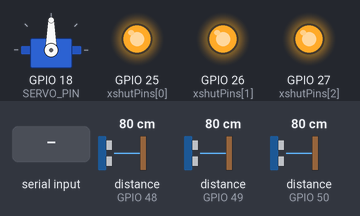
A sketch run on a simulated ESP32. Parts: servo, output pins drawn as LEDs (lit = HIGH). The inputs (shaded band) are chosen by the test bench; at power-on: distance to the obstacle (sensors on GPIO 48, GPIO 49, GPIO 50) 80 cm. What the sketch prints to the serial monitor is not drawn.

Above: at 1.4 s.
1.5 s: "start\n" received over Serial
At 2.8 s:
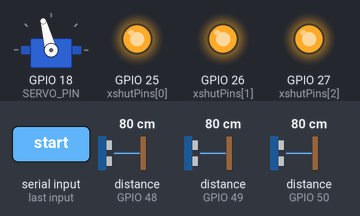
3.2 s: "a90\n" received over Serial
At 3.7 s:
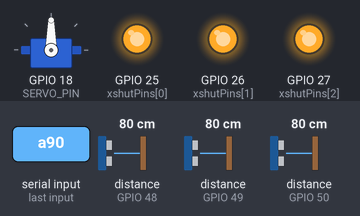
4.7 s: "a,45\n" received over Serial
At 5.9 s:
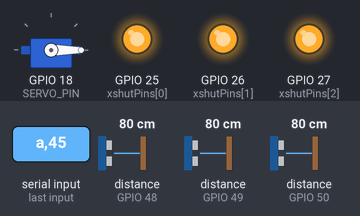
Timing chart, 0 to 7.7 s (numbered marks = the images above; inputs shaded):
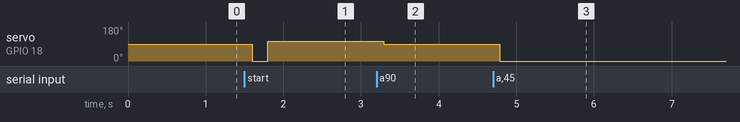

Measured:
- after the input at 1.5 s, servo on GPIO 18 (SERVO_PIN): 90° → 0° after 0.10 s, → 105° 0.20 s later
- after the input at 3.2 s, servo on GPIO 18 (SERVO_PIN): 105° → 90° after 0.09 s
- after the input at 4.7 s, servo on GPIO 18 (SERVO_PIN): 90° → 0° after 0.09 s

The sketch:

ESP32_code.ino
```cpp
#include <Wire.h>
#include <Adafruit_VL53L0X.h>
#include <ESP32Servo.h>

#define NUM_SENSORS 3
#define SERVO_PIN   18

#define FILTER_WINDOW 3

const uint8_t xshutPins[NUM_SENSORS] = {25, 26, 27};

const uint8_t sensorAddr[NUM_SENSORS] = {0x30, 0x31, 0x32};

Adafruit_VL53L0X sensors[NUM_SENSORS];

uint16_t distances[NUM_SENSORS] = {0};


uint16_t filterBuffer[NUM_SENSORS][FILTER_WINDOW] = {0};
uint8_t filterIndex = 0;

Servo servo;
int servoPosition = 105;

String serialBuffer = "";

bool servoSequenceActive = false;
unsigned long servoTimer = 0;
int servoStep = 0;

uint16_t movingAverage(uint8_t s, uint16_t val) {
  filterBuffer[s][filterIndex] = val;

  uint32_t sum = 0;
  for (int i = 0; i < FILTER_WINDOW; i++) {
    sum += filterBuffer[s][i];
  }
  return sum / FILTER_WINDOW;
}

void handleSerial() {
  while (Serial.available()) {
    char c = Serial.read();

    if (c == '\n' || c == '\r') {
      if (serialBuffer.length()) {
        processCommand(serialBuffer);
        serialBuffer = "";
      }
    } else {
      serialBuffer += c;
    }
  }
}

void processCommand(String cmd) {
  cmd.trim();

  if (cmd.equalsIgnoreCase("start")) {
    servoSequenceActive = true;
    servoStep = 0;
    Serial.println("[SERVO] start");
  }
  else if (cmd.startsWith("a")) {
    int angle = constrain(cmd.substring(1).toInt(), 0, 180);
    servo.write(angle);
    servoPosition = angle;
  }
}

void updateServoSequence() {
  if (!servoSequenceActive) return;

  unsigned long now = millis();

  if (servoStep == 0) {
    servo.write(0);
    servoTimer = now;
    servoStep = 1;
  }
  else if (servoStep == 1 && now - servoTimer >= 200) {
    servo.write(105);
    servoTimer = now;
    servoStep = 2;
  }
  else if (servoStep == 2 && now - servoTimer >= 300) {
    servoSequenceActive = false;
    servoStep = 0;
    Serial.println("[SERVO] done");
  }
}

void tof_setup() {
  Serial.println("[BOOT] Init VL53L0X (no mux)...");

  for (int i = 0; i < NUM_SENSORS; i++) {
    pinMode(xshutPins[i], OUTPUT);
    digitalWrite(xshutPins[i], LOW);
  }
  delay(50);

  for (int i = 0; i < NUM_SENSORS; i++) {

    // Turn ON this sensor only
    digitalWrite(xshutPins[i], HIGH);
    delay(50);

    if (!sensors[i].begin(0x29, false, &Wire)) {
      Serial.print("[ERROR] Sensor ");
      Serial.println(i);
      continue;
    }

    sensors[i].setAddress(sensorAddr[i]);

    sensors[i].configSensor(Adafruit_VL53L0X::VL53L0X_SENSE_HIGH_SPEED);

    sensors[i].startRangeContinuous();

    Serial.print("[OK] Sensor ");
    Serial.print(i);
    Serial.print(" addr: 0x");
    Serial.println(sensorAddr[i], HEX);
  }
}

void servo_setup() {
  ESP32PWM::allocateTimer(0);
  ESP32PWM::allocateTimer(1);
  ESP32PWM::allocateTimer(2);
  ESP32PWM::allocateTimer(3);

  servo.setPeriodHertz(50);
  servo.attach(SERVO_PIN, 1000, 2000);
}

void setup() {
  Serial.begin(115200);
  Wire.begin();
  Wire.setClock(400000);

  tof_setup();
  servo_setup();

  Serial.println("[READY]");
}

void loop() {
  handleSerial();
  updateServoSequence();

  for (uint8_t i = 0; i < NUM_SENSORS; i++) {

    if (sensors[i].isRangeComplete()) {
      uint16_t raw = sensors[i].readRange();

      if (raw > 0) {
        distances[i] = movingAverage(i, raw);
      }
    }
  }

  filterIndex = (filterIndex + 1) % FILTER_WINDOW;

  Serial.print(distances[2]);
  Serial.print(",");
  Serial.print(distances[1]);
  Serial.print(",");
  Serial.println(distances[0]);
}
```
